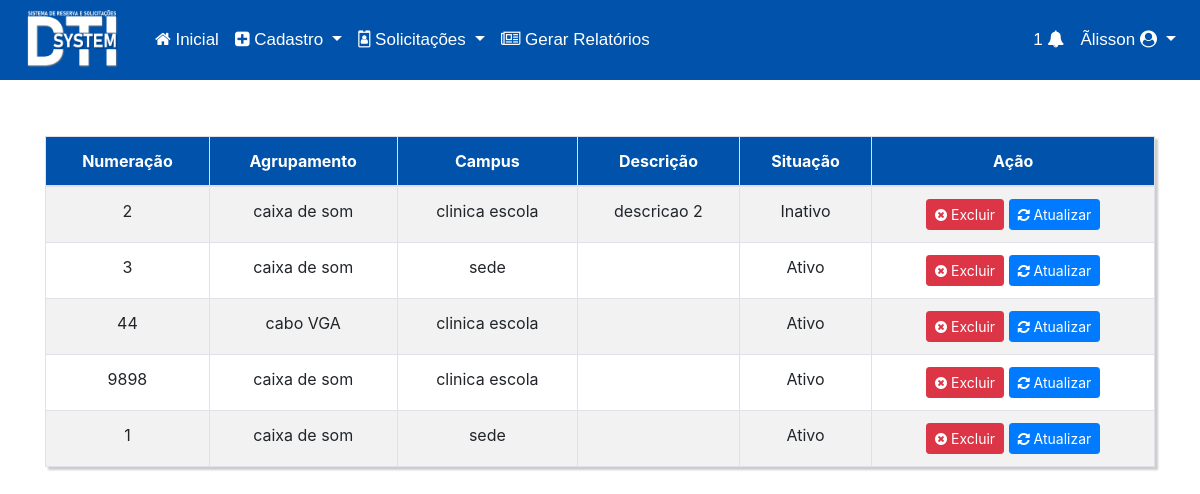
The page /view/views/listarEquipamento.php (signed in) on the database its author committed.
### tables this page shows
CREATE TABLE `equipamento` (
  `id` int(11) NOT NULL,
  `numeracao` varchar(100) NOT NULL,
  `agrupamento` int(11) NOT NULL,
  `campus` int(11) NOT NULL,
  `descricao` varchar(300) NOT NULL,
  `situacao` tinyint(1) NOT NULL
);

CREATE TABLE `agrupamento` (
  `id` int(11) NOT NULL,
  `nome` varchar(200) NOT NULL
);

CREATE TABLE `campus` (
  `id` int(11) NOT NULL,
  `nome` varchar(200) NOT NULL,
  `cnpj` varchar(200) NOT NULL,
  `endereco` varchar(200) NOT NULL,
  `bairro` varchar(200) NOT NULL
);

### controller/equipamento/Equipamento.DAO.php (called while the page is built, shortened)
<?php
    class equipamento_DAO extends equipamento_class{
        function listarEquipamento(){
            $resultado = "SELECT equipamento.*, agrupamento.`nome` AS agrupamento, campus.`nome` AS campus
            FROM equipamento
            INNER JOIN agrupamento
            INNER JOIN campus
            ON equipamento.`agrupamento` = agrupamento.`id`
            AND equipamento.`campus` = campus.`id`
            ORDER BY id ASC";
            $resultado = DB::prepare($resultado);
            $resultado->execute();
            if($resultado->rowCount()>0){
                while($dados = $resultado->fetch(PDO::FETCH_ASSOC)){
                    $result[] = array(
                        'id' => $dados['id'],
                        'numeracao' => $dados['numeracao'],
                        'agrupamento' => $dados['agrupamento'],
                        'campus' => $dados['campus'],
                        'descricao' => $dados['descricao'],
                        'situacao' => $dados['situacao'],
                    );
                }
                return $result;
            }
        }
    }
?>

### config/DB.php (called while the page is built, shortened)
<?php
    class DB{
        private static $instancia;
        public static function getInstancia(){
            if(!isset(self::$instancia)){
                try{
                    self::$instancia = new PDO('mysql:host='.HOST.';dbname='.BASE,USER,PASS);
                    self::$instancia->setAttribute(PDO::ATTR_ERRMODE, PDO::ERRMODE_EXCEPTION);
                    self::$instancia->setAttribute(PDO::ATTR_DEFAULT_FETCH_MODE, PDO::FETCH_OBJ);
                }catch(PDOException $erro){
                    echo $erro->getMessage();
                    echo "Erro na instancia da conexao";
                }
            }
            return self::$instancia;
        }
        public static function prepare($sql){
            return self::getInstancia()->prepare($sql);
        }
    }
?>

### view/views/listarEquipamento.php (the view, shortened to what this page needs)
<?php
include_once '../../controller/equipamento/Equipamento.DAO.php';
?>
<!DOCTYPE html>
<html lang="pt-br">
<head>
    <link rel="stylesheet" href="../../css/home.css">
    <link rel="stylesheet" href="https://stackpath.bootstrapcdn.com/bootstrap/4.3.1/css/bootstrap.min.css">
    <link rel="stylesheet" href="../../fonts/font-awesome-4.7.0/css/font-awesome.min.css">
</head>
<body>
<?php
  include 'menu.php';
?>
<?php
$reser = new equipamento_DAO;
$resultado = $reser->listarEquipamento();
?>
<div class="container">
<table class="table table-striped custab text-center table-bordered">
  <thead>
      <tr class="text-center" style="background-color: #0052aa; color: white;">
          <th>Numeração</th>
          <th>Agrupamento</th>
          <th>Campus</th>
          <th>Descrição</th>
          <th>Situação</th>
          <th class="text-center">Ação</th>
      </tr>
  </thead>
  <?php
  foreach($resultado as $res){
  ?>
          <tr>
              <td><?php echo $res['numeracao'] ?></td>
              <td><?php echo $res['agrupamento'] ?></td>
              <td><?php echo $res['campus'] ?></td>
              <td><?php echo $res['descricao'] ?></td>
              <td><?php echo $res['situacao'] > 0 ? "Ativo" : "Inativo" ?></td>
              <td>
                <a class="btn btn-danger btn-sm" href="../../controller/equipamento/Equipamento.controller.php?acao=delete&id=<?php echo $res['id'] ?>" name="acao" onClick="remover()"><i class="fa fa-times-circle" aria-hidden="true"></i> Excluir</span> </a>
                <a class="btn btn-primary btn-sm" href="editarEquipamento.php?id=<?php echo $res['id'] ?>"><i class="fa fa-refresh" aria-hidden="true"></i></i> Atualizar</span> </a>
              </td>
          </tr>
  <?php } ?>
</table>
</div>
</body>
</html>

### css/home.css (style rules this page uses)
html { width: 100%; height: 100%; margin: 0; padding: 0; }
.custab { border: 1px solid #ccc; padding: 1px; margin: 5% 0; box-shadow: 3px 3px 2px #ccc; transition: 0.5s; }

### rows shown on the page
equipamento: numeracao "2", agrupamento.nome "caixa de som", campus.nome "clinica escola", descricao "descricao 2", situacao "Inativo"
equipamento: numeracao "3", agrupamento.nome "caixa de som", campus.nome "sede", situacao "Ativo"
equipamento: numeracao "44", agrupamento.nome "cabo VGA", campus.nome "clinica escola", situacao "Ativo"
equipamento: numeracao "9898", agrupamento.nome "caixa de som", campus.nome "clinica escola", situacao "Ativo"
equipamento: numeracao "1", agrupamento.nome "caixa de som", campus.nome "sede", situacao "Ativo"

### other values the page prints
$_SESSION['user_name'] "Ãlisson"
